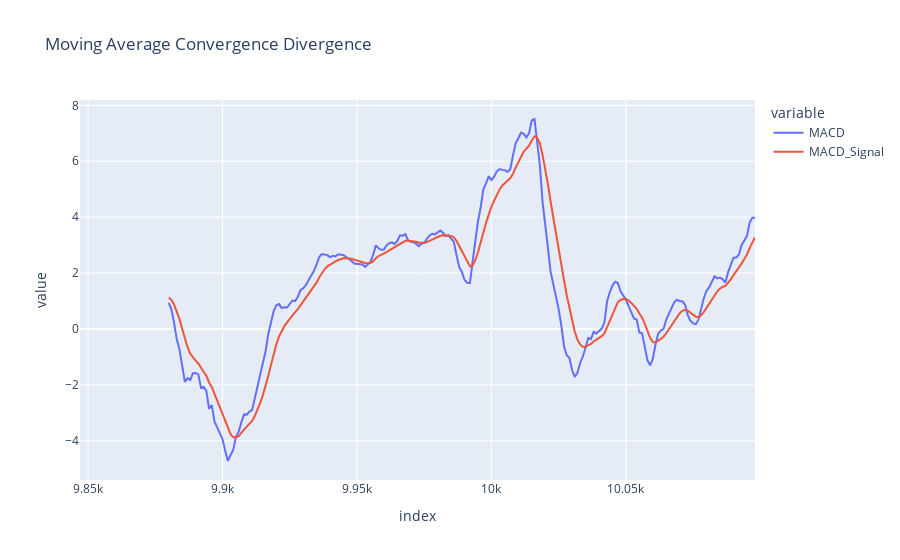

Notebook cell for this chart:
### Code cell
finance=FinancialAnalyzer('AAPL','2020-01-01','2020-12-30')
df=finance.ticker_data()
df=finance.technical_indicators(df)
row=finance.plot_macd(df)
row

### Figure 1 — Plotly figure (JSON) as saved in the notebook; plotly's stock layout.template omitted (floating-point values rounded to 4 significant figures; data arrays with more than 128 entries replaced by an {"elided": "..."} marker saying what was removed)
{"data": [{"hovertemplate": "variable=MACD<br>index=%{x}<br>value=%{y}<extra></extra>", "legendgroup": "MACD", "line": {"color": "#636efa", "dash": "solid"}, "marker": {"symbol": "circle"}, "mode": "lines", "name": "MACD", "orientation": "v", "showlegend": true, "type": "scatter", "x": {"elided": "252 int values"}, "xaxis": "x", "y": {"elided": "252 float values"}, "yaxis": "y"}, {"hovertemplate": "variable=MACD_Signal<br>index=%{x}<br>value=%{y}<extra></extra>", "legendgroup": "MACD_Signal", "line": {"color": "#EF553B", "dash": "solid"}, "marker": {"symbol": "circle"}, "mode": "lines", "name": "MACD_Signal", "orientation": "v", "showlegend": true, "type": "scatter", "x": {"elided": "252 int values"}, "xaxis": "x", "y": {"elided": "252 float values"}, "yaxis": "y"}], "layout": {"legend": {"title": {"text": "variable"}, "tracegroupgap": 0}, "title": {"text": "Moving Average Convergence Divergence"}, "xaxis": {"anchor": "y", "domain": [0, 1], "title": {"text": "index"}}, "yaxis": {"anchor": "x", "domain": [0, 1], "title": {"text": "value"}}}}
